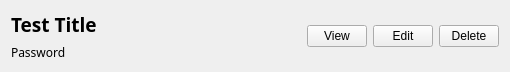
<?xml version="1.0" encoding="UTF-8"?>
<ui version="4.0">
 <class>single_item_widgetClass</class>
 <widget class="QWidget" name="single_item_widgetClass">
  <property name="geometry">
   <rect>
    <x>0</x>
    <y>0</y>
    <width>510</width>
    <height>70</height>
   </rect>
  </property>
  <property name="windowTitle">
   <string>single_item_widget</string>
  </property>
  <property name="styleSheet">
   <string notr="true"/>
  </property>
  <layout class="QGridLayout" name="gridLayout">
   <item row="0" column="0">
    <layout class="QVBoxLayout" name="verticalLayout">
     <item>
      <layout class="QHBoxLayout" name="horizontalLayout">
       <item>
        <layout class="QVBoxLayout" name="verticalLayout_2">
         <item>
          <widget class="QLabel" name="label">
           <property name="font">
            <font>
             <family>Century Gothic</family>
             <pointsize>14</pointsize>
             <italic>false</italic>
             <bold>true</bold>
            </font>
           </property>
           <property name="styleSheet">
            <string notr="true">font: 700 14pt &quot;Century Gothic&quot;;</string>
           </property>
           <property name="text">
            <string>Test Title</string>
           </property>
           <property name="wordWrap">
            <bool>false</bool>
           </property>
          </widget>
         </item>
         <item>
          <layout class="QHBoxLayout" name="horizontalLayout_2">
           <item>
            <widget class="QLabel" name="label_2">
             <property name="font">
              <font>
               <family>Century Gothic</family>
               <pointsize>9</pointsize>
               <italic>false</italic>
               <bold>false</bold>
              </font>
             </property>
             <property name="styleSheet">
              <string notr="true">font: 9pt &quot;Century Gothic&quot;;</string>
             </property>
             <property name="text">
              <string>Password</string>
             </property>
            </widget>
           </item>
          </layout>
         </item>
        </layout>
       </item>
       <item>
        <spacer name="horizontalSpacer">
         <property name="orientation">
          <enum>Qt::Horizontal</enum>
         </property>
         <property name="sizeHint" stdset="0">
          <size>
           <width>40</width>
           <height>20</height>
          </size>
         </property>
        </spacer>
       </item>
       <item>
        <widget class="QPushButton" name="pushButton">
         <property name="maximumSize">
          <size>
           <width>60</width>
           <height>16777215</height>
          </size>
         </property>
         <property name="styleSheet">
          <string notr="true">font: 9pt &quot;Century Gothic&quot;;</string>
         </property>
         <property name="text">
          <string>View</string>
         </property>
        </widget>
       </item>
       <item>
        <widget class="QPushButton" name="pushButton_2">
         <property name="maximumSize">
          <size>
           <width>60</width>
           <height>16777215</height>
          </size>
         </property>
         <property name="styleSheet">
          <string notr="true">font: 9pt &quot;Century Gothic&quot;;</string>
         </property>
         <property name="text">
          <string>Edit</string>
         </property>
        </widget>
       </item>
       <item>
        <widget class="QPushButton" name="pushButton_3">
         <property name="sizePolicy">
          <sizepolicy hsizetype="Minimum" vsizetype="Maximum">
           <horstretch>0</horstretch>
           <verstretch>0</verstretch>
          </sizepolicy>
         </property>
         <property name="maximumSize">
          <size>
           <width>60</width>
           <height>16777215</height>
          </size>
         </property>
         <property name="styleSheet">
          <string notr="true">font: 9pt &quot;Century Gothic&quot;;</string>
         </property>
         <property name="text">
          <string>Delete</string>
         </property>
        </widget>
       </item>
      </layout>
     </item>
    </layout>
   </item>
  </layout>
 </widget>
 <layoutdefault spacing="6" margin="11"/>
 <resources/>
 <connections/>
</ui>
